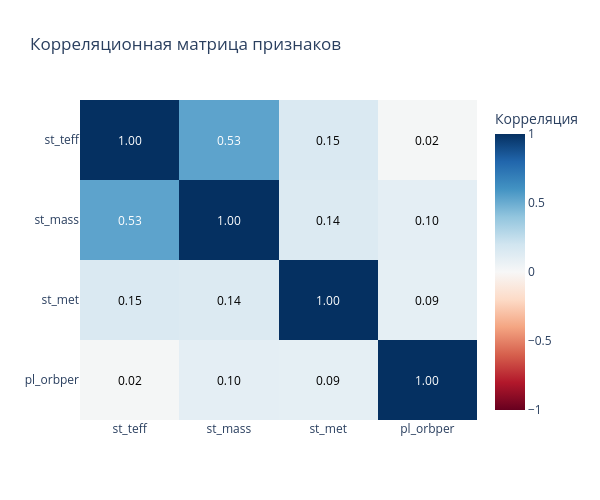

Notebook source saved alongside this figure:
### Markdown cell above
### Корреляция

### Code cell
corr = df[FEATURE_COLUMNS].corr()

fig = go.Figure(go.Heatmap(
    z=corr.values, x=FEATURE_COLUMNS, y=FEATURE_COLUMNS,
    colorscale='RdBu', zmin=-1, zmax=1, colorbar=dict(title='Корреляция')
))

for row_i, y_name in enumerate(FEATURE_COLUMNS):
    for col_i, x_name in enumerate(FEATURE_COLUMNS):
        value = corr.iloc[row_i, col_i]
        fig.add_annotation(
            x=x_name, y=y_name, text=f'{value:.2f}', showarrow=False,
            font=dict(color='white' if abs(value) > 0.5 else 'black', size=12)
        )

fig.update_layout(
    title='Корреляционная матрица признаков',
    template=PLOT_TEMPLATE, width=600, height=500,
    yaxis=dict(autorange='reversed')
)
fig.show()

### Figure 1 — Plotly figure (JSON) as saved in the notebook; plotly's stock layout.template omitted (floating-point values rounded to 4 significant figures)
{"data": [{"colorbar": {"title": {"text": "Корреляция"}}, "colorscale": [[0, "rgb(103,0,31)"], [0.1, "rgb(178,24,43)"], [0.2, "rgb(214,96,77)"], [0.3, "rgb(244,165,130)"], [0.4, "rgb(253,219,199)"], [0.5, "rgb(247,247,247)"], [0.6, "rgb(209,229,240)"], [0.7, "rgb(146,197,222)"], [0.8, "rgb(67,147,195)"], [0.9, "rgb(33,102,172)"], [1, "rgb(5,48,97)"]], "type": "heatmap", "x": ["st_teff", "st_mass", "st_met", "pl_orbper"], "y": ["st_teff", "st_mass", "st_met", "pl_orbper"], "z": [[1.0, 0.5341, 0.1528, 0.01543], [0.5341, 1.0, 0.1418, 0.09779], [0.1528, 0.1418, 1.0, 0.09372], [0.01543, 0.09779, 0.09372, 1.0]], "zmax": 1, "zmin": -1}], "layout": {"annotations": [{"font": {"color": "white", "size": 12}, "showarrow": false, "text": "1.00", "x": "st_teff", "y": "st_teff"}, {"font": {"color": "white", "size": 12}, "showarrow": false, "text": "0.53", "x": "st_mass", "y": "st_teff"}, {"font": {"color": "black", "size": 12}, "showarrow": false, "text": "0.15", "x": "st_met", "y": "st_teff"}, {"font": {"color": "black", "size": 12}, "showarrow": false, "text": "0.02", "x": "pl_orbper", "y": "st_teff"}, {"font": {"color": "white", "size": 12}, "showarrow": false, "text": "0.53", "x": "st_teff", "y": "st_mass"}, {"font": {"color": "white", "size": 12}, "showarrow": false, "text": "1.00", "x": "st_mass", "y": "st_mass"}, {"font": {"color": "black", "size": 12}, "showarrow": false, "text": "0.14", "x": "st_met", "y": "st_mass"}, {"font": {"color": "black", "size": 12}, "showarrow": false, "text": "0.10", "x": "pl_orbper", "y": "st_mass"}, {"font": {"color": "black", "size": 12}, "showarrow": false, "text": "0.15", "x": "st_teff", "y": "st_met"}, {"font": {"color": "black", "size": 12}, "showarrow": false, "text": "0.14", "x": "st_mass", "y": "st_met"}, {"font": {"color": "white", "size": 12}, "showarrow": false, "text": "1.00", "x": "st_met", "y": "st_met"}, {"font": {"color": "black", "size": 12}, "showarrow": false, "text": "0.09", "x": "pl_orbper", "y": "st_met"}, {"font": {"color": "black", "size": 12}, "showarrow": false, "text": "0.02", "x": "st_teff", "y": "pl_orbper"}, {"font": {"color": "black", "size": 12}, "showarrow": false, "text": "0.10", "x": "st_mass", "y": "pl_orbper"}, {"font": {"color": "black", "size": 12}, "showarrow": false, "text": "0.09", "x": "st_met", "y": "pl_orbper"}, {"font": {"color": "white", "size": 12}, "showarrow": false, "text": "1.00", "x": "pl_orbper", "y": "pl_orbper"}], "height": 500, "title": {"text": "Корреляционная матрица признаков"}, "width": 600, "yaxis": {"autorange": "reversed"}}}
